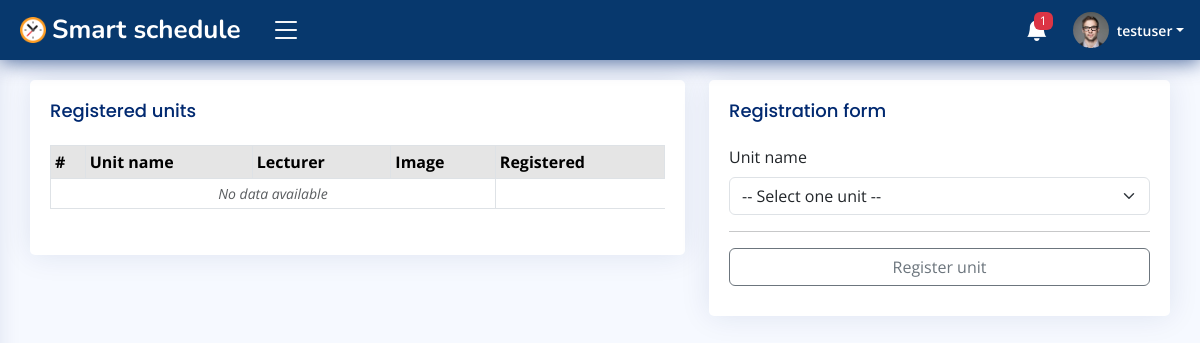
The app's page /campus/u/units/testuser/register/ (signed in), older data.
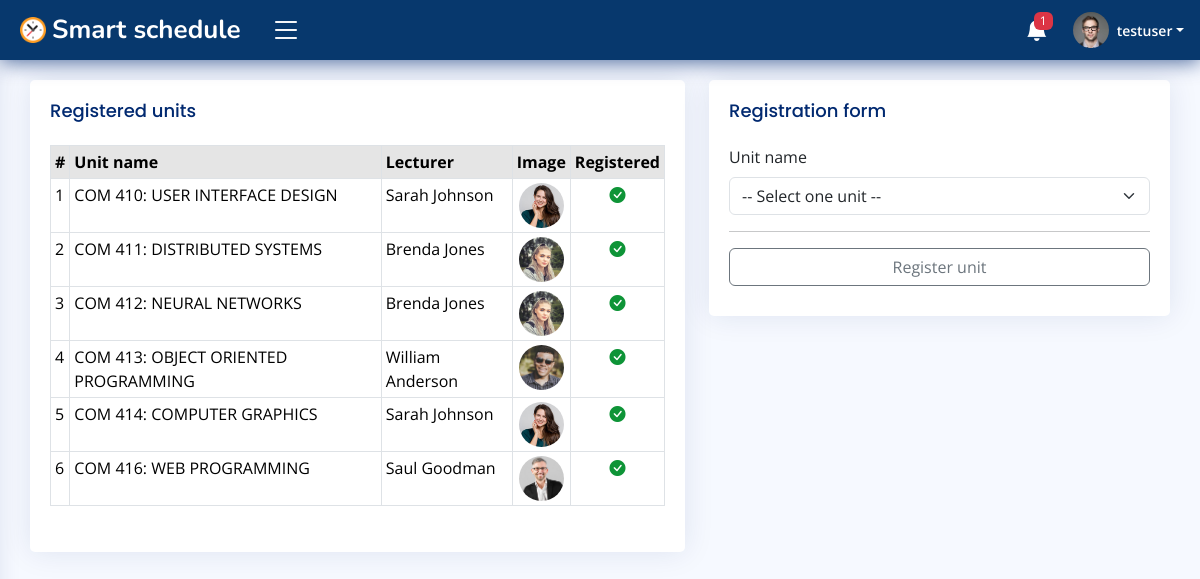
The same page, newer data.
### accounts/models.py (models this page shows, shortened)
class User(AbstractUser):
    id = models.CharField(max_length=30, primary_key=True, unique=True, editable=False)
    first_name = models.CharField(max_length=15, blank=False)
    last_name = models.CharField(max_length=15, blank=False)
    email = models.EmailField(unique=True)
    gender = models.CharField(max_length=7, blank=False)
    dob = models.DateField(null=True, blank=False, db_column='Date of Birth')
    age = models.PositiveIntegerField(default=0, editable=False)
    mobile_no = PhoneNumberField()
    profile_pic = models.ImageField(upload_to='Users/imgs/dps/', default='default.png')
    is_student = models.BooleanField(default=False)
    date_updated = models.DateTimeField(auto_now=True)
    REQUIRED_FIELDS = ['username']
    USERNAME_FIELD = 'email'
    def __str__(self) -> str:
        return self.username
    class Meta:
        ordering = ['username', 'first_name', 'last_name']

class Faculty(models.Model):
    id = models.CharField(max_length=30, primary_key=True, unique=True, editable=False)
    staff = models.OneToOneField(User, on_delete=models.CASCADE, editable=False)
    school = models.CharField(max_length=70, blank=False)
    department = models.CharField(max_length=40, blank=False)
    position = models.CharField(max_length=20, blank=False)
    date_created = models.DateTimeField(auto_now_add=True)
    date_updated = models.DateTimeField(auto_now=True)
    class Meta:
        ordering = ['staff', 'school']
        verbose_name_plural = 'Faculty records'

### campus/models.py (models this page shows, shortened)
class RegisteredUnit(models.Model):
    id = models.CharField(max_length=30, primary_key=True, unique=True, editable=False)
    student = models.ForeignKey(Student, on_delete=models.CASCADE, editable=False)
    unit = models.ForeignKey(BookedUnit, on_delete=models.CASCADE)
    is_registered = models.BooleanField(default=False, editable=False)
    date_registered = models.DateTimeField(auto_now_add=True)
    date_updated = models.DateTimeField(auto_now=True)
    class Meta:
        ordering = ['unit', 'student']
        verbose_name_plural = 'Registered units'

class BookedUnit(models.Model):
    id = models.CharField(max_length=30, primary_key=True, unique=True, editable=False)
    lecturer = models.ForeignKey(Faculty, on_delete=models.CASCADE)
    students_course = models.CharField(max_length=50, blank=False)
    course_name = models.CharField(max_length=80, blank=False)
    year_of_study = models.CharField(max_length=10, blank=False)
    semester = models.CharField(max_length=1, blank=False)
    booking_date = models.DateTimeField(auto_now_add=True)
    date_updated = models.DateTimeField(auto_now=True)
    def __str__(self) -> str:
        return self.course_name
    class Meta:
        ordering = ['course_name', 'lecturer']
        verbose_name_plural = 'Booked units'

### campus/views.py (the view, shortened to what this page needs)
# urls.py: path('units/<str:student_id>/register/', views.StudentsUnitsRegistrationView.as_view(), name='unit_registration'),
@method_decorator(login_required(login_url='login'), name='get')
@method_decorator(user_passes_test(lambda user: (user.is_staff is False or user.is_superuser is False) and user.is_student is True), name='get')
class StudentsUnitsRegistrationView(View):
    template_name = 'dashboard/students/register-units.html'
    def get(self, request, student_id, *args, **kwargs):
        units_QS = BookedUnit.objects.filter(
            lecturer__department=request.user.student.department,
            students_course=request.user.student.course,
            year_of_study=request.user.student.year,
            semester=request.user.student.semester,
        )
        reg_units_QS = RegisteredUnit.objects.filter(student=request.user.student)
        context = {
            'booked_units': units_QS,
            'registered_units': reg_units_QS,
        }
        return render(request, self.template_name, context)

### accounts/models.py (called while the page is built)
    def __str__(self) -> str:
        return f'{self.student_name}'

### campus/templates/dashboard/students/register-units.html (shortened to what this page needs)
{% extends 'dashboard/students/base.html' %}{% block title %}Register units{% endblock %}
{% load crispy_forms_tags %}
    {% block content %}
    <main id="main" class="main">
        <section class="section dashboard">
            <div class="row">
                <div class="col-xl-7 col-lg-7">
                    <div class="card info-card">
                        <div class="card-body">
                            <h5 class="card-title">Registered units</h5>
                            <div class="table-responsive">
                                <table class="table table-sm table-hover table-bordered tabled-striped">
                                    <thead class="table-active">
                                        <th>#</th>
                                        <th>Unit name</th>
                                        <th>Lecturer</th>
                                        <th>Image</th>
                                        <th>Registered</th>
                                    </thead>
                                    <tbody>
                                        {% for units in registered_units %}
                                        <tr>
                                            <td>{{ forloop.counter }}</td>
                                            <td>{{ units.unit }}</td>
                                            <td>{{ units.unit.lecturer.staff.first_name|title }} {{ units.unit.lecturer.staff.last_name|title }}</td>
                                            <td class="text-center"><img class="rounded-circle" src="{{ units.unit.lecturer.staff.profile_pic.url }}" height="45px" width="45px" alt="lec-dp"></td>
                                            <td class="text-center">
                                                {% if units.is_registered is True %}
                                                <span><i class="bi-check-circle-fill" style="color: #0e9437;"></i></span>
                                                {% endif %}
                                            </td>
                                        </tr>
                                        {% empty %}
                                        <tr>
                                            <td colspan="4" class="small text-center fst-italic text-muted">No data available</td>
                                        </tr>
                                        {% endfor %}
                                    </tbody>
                                </table>
                            </div>
                        </div>
                    </div>
                </div>
                <div class="col-xl-5 col-lg-5">
                    <div class="card info-card">
                        <div class="card-body">
                            <h5 class="card-title">Registration form</h5>
                            <form action="" method="post">
                                <div class="col-xl-12 col-lg-12">
                                    <div class="mb-3">
                                        <label for="unit-name" class="form-label">Unit name</label>
                                        <select class="form-select" name="register-unit" aria-label="Units dropdown menu">
                                            <option selected>-- Select one unit --</option>
                                          </select>
                                    </div>
                                    <hr>
                                </div>
                                <div class="d-grid gap-2">
                                    <button type="submit" class="btn btn-outline-secondary">Register unit</button>
                                </div>
                            </form>
                        </div>
                    </div>
                </div>
            </div>
        </section>
    </main>
    {% endblock %}

### campus/templates/dashboard/students/base.html (shortened to what this page needs)
{% load static %}
<!DOCTYPE html>
<html lang="en">
<head>
    <link href="https://cdn.jsdelivr.net/npm/bootstrap@5.3.2/dist/css/bootstrap.min.css" rel="stylesheet">
    <link rel="stylesheet" href="https://cdn.jsdelivr.net/npm/bootstrap-icons@1.11.1/font/bootstrap-icons.css">
    <link href="{% static 'css/styles.css' %}" rel="stylesheet">
    <link rel="stylesheet" href="https://cdn.jsdelivr.net/npm/fullcalendar@5.10.0/main.min.css">
</head>
<body>
    <header id="header" class="header fixed-top d-flex align-items-center">
        <div class="d-flex align-items-center justify-content-between">
            <a href="{% url 'student_homepage' %}" class="logo d-flex align-items-center">
                <img src="{% static 'img/logo/logo.png' %}" alt="logo">
                <span class="d-none d-lg-block text-white">Smart schedule</span>
            </a>
            <i class="bi bi-list toggle-sidebar-btn"></i>
        </div>
        <nav class="header-nav ms-auto">
            <ul class="d-flex align-items-center">
                <li class="nav-item dropdown">
                    <a class="nav-link nav-icon" href="" data-bs-toggle="dropdown">
                        <i class="bi bi-bell-fill"></i>
                        {% if TotalStudentNotifications != 0 %}
                        <span class="badge bg-danger badge-number">{{ TotalStudentNotifications }}</span>
                        {% endif %}
                    </a>
                </li>
                <li class="nav-item dropdown pe-3">
                    <a class="nav-link nav-profile d-flex align-items-center pe-0" href="#" data-bs-toggle="dropdown">
                        <img src="{{ request.user.profile_pic.url }}" alt="profile" class="rounded-circle">
                        <span class="d-none d-md-block dropdown-toggle ps-2">{{ request.user.username }}</span>
                    </a>
                </li>
            </ul>
        </nav>
    </header>
    {% block content %}
    {% endblock %}
</body>
</html>

### static/css/styles.css (style rules this page uses)
:root { scroll-behavior: smooth; }
body { font-family: "Open Sans", sans-serif; background: #f6f9ff; color: #444444; }
a { color: #4154f1; text-decoration: none; }
h1, h2, h3, h4, h5, h6 { font-family: "Nunito", sans-serif; }
#main { margin-top: 60px; padding: 20px 30px; transition: all 0.3s; }
.card { margin-bottom: 30px; border: none; border-radius: 5px; box-shadow: 0px 0 30px rgba(1, 41, 112, 0.1); }
.card-title { padding: 20px 0 15px 0; font-size: 18px; font-weight: 500; color: #012970; font-family: "Poppins", sans-serif; }
.card-body { padding: 0 20px 20px 20px; }
.logo { line-height: 1; }
@media (min-width: 1200px) { .logo { width: 240px; } }
.logo img { max-height: 26px; margin-right: 6px; }
.logo span { font-size: 26px; font-weight: 700; color: #012970; font-family: "Nunito", sans-serif; }
.header { transition: all 0.5s; z-index: 997; height: 60px; box-shadow: 0px 2px 20px rgba(1, 41, 112, 0.7); background-color: #07386d; padding-left: 20px; }
.header .toggle-sidebar-btn { font-size: 32px; padding-left: 10px; cursor: pointer; color: #fff; }
.header-nav ul { list-style: none; }
.header-nav>ul { margin: 0; padding: 0; }
.header-nav .nav-icon { font-size: 22px; color: #fff; margin-right: 25px; position: relative; }
.header-nav .nav-profile { color: #fff; }
.header-nav .nav-profile img { max-height: 36px; }
.header-nav .nav-profile span { font-size: 14px; font-weight: 600; }
.header-nav .badge-number { position: absolute; inset: -2px -5px auto auto; font-weight: normal; font-size: 12px; padding: 3px 6px; }
@media (min-width: 1200px) { #main, #footer { margin-left: 300px; } }
@media (min-width: 1200px) { .toggle-sidebar #main, .toggle-sidebar #footer { margin-left: 0; } }
.dashboard .info-card { padding-bottom: 10px; }

Row changes from the older to the newer data that the page shows:
added RegisteredUnit: unit "COM 410: USER INTERFACE DESIGN", unit.lecturer.staff.first_name "Sarah", unit.lecturer.staff.last_name "Johnson", unit.lecturer.staff.profile_pic (picture), is_registered True (drawn)
added RegisteredUnit: unit "COM 411: DISTRIBUTED SYSTEMS", unit.lecturer.staff.first_name "Brenda", unit.lecturer.staff.last_name "Jones", unit.lecturer.staff.profile_pic (picture), is_registered True (drawn)
added RegisteredUnit: unit "COM 412: NEURAL NETWORKS", unit.lecturer.staff.first_name "Brenda", unit.lecturer.staff.last_name "Jones", unit.lecturer.staff.profile_pic (picture), is_registered True (drawn)
added RegisteredUnit: unit "COM 413: OBJECT ORIENTED PROGRAMMING", unit.lecturer.staff.first_name "William", unit.lecturer.staff.last_name "Anderson", unit.lecturer.staff.profile_pic (picture), is_registered True (drawn)
added RegisteredUnit: unit "COM 414: COMPUTER GRAPHICS", unit.lecturer.staff.first_name "Sarah", unit.lecturer.staff.last_name "Johnson", unit.lecturer.staff.profile_pic (picture), is_registered True (drawn)
added RegisteredUnit: unit "COM 416: WEB PROGRAMMING", unit.lecturer.staff.first_name "Saul", unit.lecturer.staff.last_name "Goodman", unit.lecturer.staff.profile_pic (picture), is_registered True (drawn)
Text that changed along with them:
text no longer shown: "No data available"
